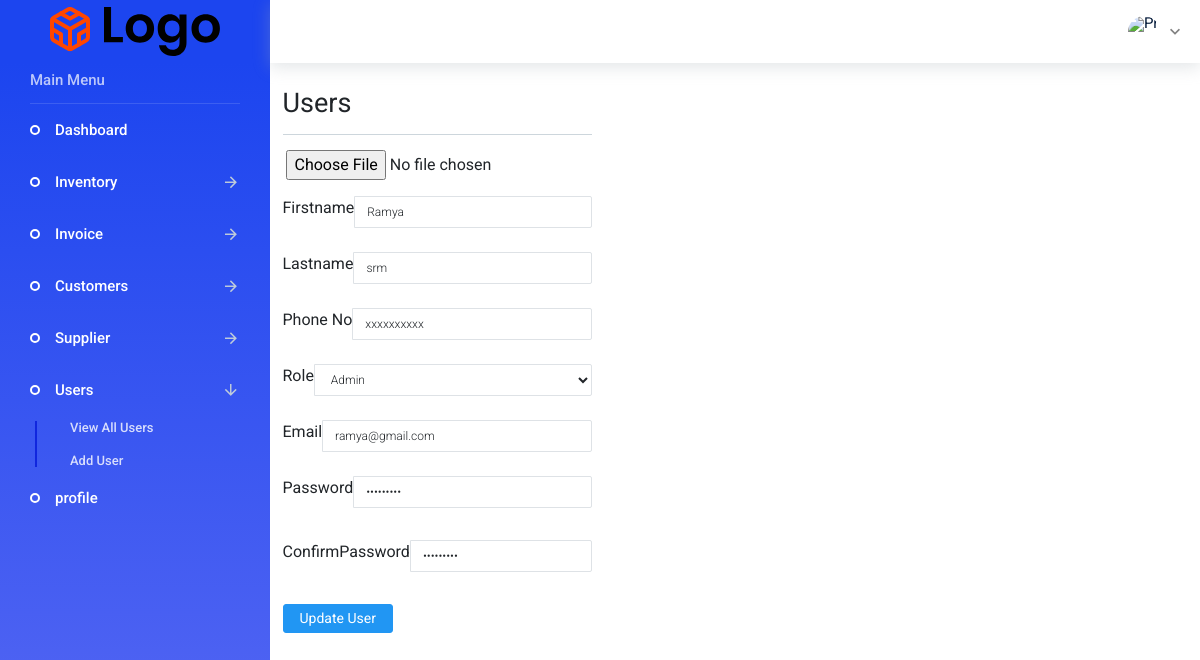
Before: /admin/users.php?source=edit_user&edit_user=111 with the older database file.
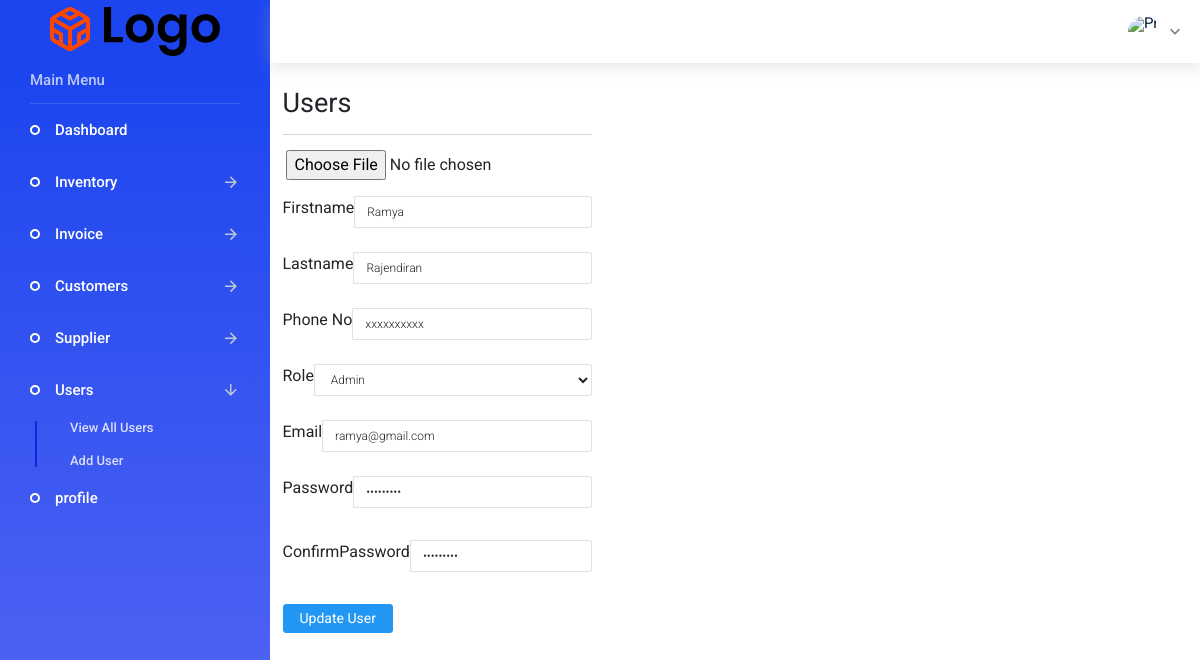
After: the same page with the newer database file.
### tables this page shows
CREATE TABLE `users` (
  `user_id` int(11) NOT NULL,
  `user_firstname` varchar(40) NOT NULL,
  `user_lastname` varchar(40) NOT NULL,
  `user_image` text NOT NULL,
  `user_phone` varchar(50) NOT NULL,
  `user_role` varchar(33) NOT NULL,
  `user_email` varchar(40) NOT NULL,
  `user_password` varchar(33) NOT NULL,
  `user_confirmpassword` varchar(33) NOT NULL
);

### admin/includes/edit_user.php (the view, shortened to what this page needs)
<?php
      if(isset($_GET['edit_user'])){
       $the_user_id = $_GET['edit_user'];
          $query="SELECT * FROM users WHERE user_id = $the_user_id ";
          $select_users=mysqli_query($connection,$query);
            while($row=mysqli_fetch_assoc($select_users)){
                   $user_firstname =  $row['user_firstname'];
                   $user_lastname =  $row['user_lastname'];
                   $user_phone =  $row['user_phone'];
                   $user_email =  $row['user_email'];
                   $user_password =  $row['user_password'];
                   $user_confirmpassword =  $row['user_confirmpassword'];
                   $user_role =  $row['user_role'];
            }
          }
  ?>
  <form action="" method="post" enctype="multipart/form-data">
      <div class="form-group">
           <input type="file" name="image">
      </div>
      <div class="input-group">
           <label for="title">Firstname</label>
           <input type="text" value="<?php echo $user_firstname; ?>" class="form-control" name="user_firstname">
       </div>
       <br>
      <div class="input-group">
           <label for="title">Lastname</label>
           <input type="text" value="<?php echo $user_lastname; ?>" class="form-control" name="user_lastname">
       </div>
       <br>
       <div class="input-group">
           <label for="user_phone">Phone No</label>
           <input type="varchar" value="<?php echo $user_phone; ?>" class="form-control" name="user_phone">
       </div>
        <br>
       <div class="input-group">
           <label for="user_role">Role</label>
           <select class="form-control" name="user_role"id="user_role">
           <option value="<?php echo $user_role;?>"><?php echo $user_role; ?></option>
        </select>
     </div>
       <br>
      <div class="input-group">
           <label for="user_email">Email</label>
          <input type="email" value="<?php echo $user_email; ?>" class="form-control" name="user_email">
       </div>
        <br>
       <div class="input-group">
           <label for="user_password">Password</label>
          <input type="password" value="<?php echo $user_password; ?>" class="form-control" name="user_password">
       </div>
        <br>
      <div class="input-group">
           <label for="user_confirmpassword">ConfirmPassword</label>
          <input type="password" value="<?php echo $user_confirmpassword; ?>" class="form-control" name="user_confirmpassword">
       </div>
        <br>
      <div class="input-group">
           <input class="btn btn-primary" type="submit" name="edit_user" value="Update User">
      </div>
      </form>

Changed rows visible on the page:
changed users "Ramya": user_lastname "srm" → "Rajendiran"
